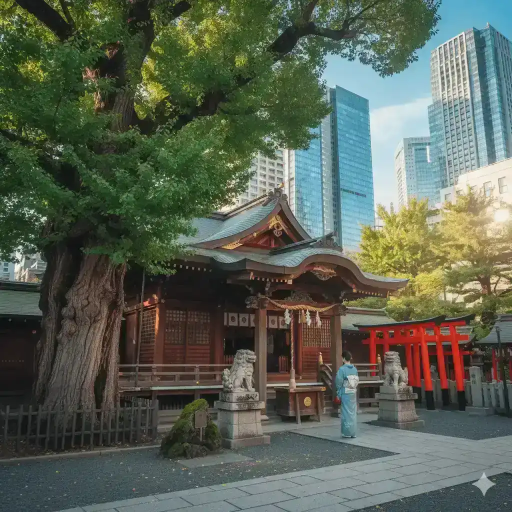
#> input picture app/content/images/akasaka_hikawa_shrine.webp, 1024 x 1024 px, found by its file name (shown at 1/2 size); its folder holds 4 pictures in this run
$ python optimize_images.py
#> lines starting #> are read from the running program, lines starting #| are printed output that depends on the picture
import os
from PIL import Image

# ==========================================
# ⚙️ 설정 (Configuration)
# ==========================================
SCRIPT_DIR = os.path.dirname(os.path.abspath(__file__))
BASE_DIR = os.path.dirname(SCRIPT_DIR)
IMAGES_DIR = os.path.join(BASE_DIR, 'app', 'static', 'images')

EXCLUDE_FILES =[
    'logo.png',
    'logo.svg',
    'favicons.ico',
    'onsen_marker.png',
    'og_image.png',
    'default.png'
]

# 💡 압축 강도 강화 (가로 800px, 품질 75면 화질 저하 없이 용량만 1/10 수준으로 깎입니다)
MAX_WIDTH = 800
QUALITY = 75

def get_size_kb(filepath):
    """파일 용량을 KB 단위로 반환합니다."""
    return os.path.getsize(filepath) / 1024

def optimize_images():
    print(f"📸 이미지 최적화 시작... 폴더: {IMAGES_DIR}")
    print("-" * 50)

    if not os.path.exists(IMAGES_DIR):
        print("❌ 이미지 폴더를 찾을 수 없습니다.")
        return

    success_count = 0

    for filename in os.listdir(IMAGES_DIR):
        if filename in EXCLUDE_FILES:
            print(f"⏭️ 건너뜀 (보호된 파일): {filename}")
            continue

        ext = os.path.splitext(filename)[1].lower()
        if ext not in['.jpg', '.jpeg', '.png', '.webp']:
            continue

        filepath = os.path.join(IMAGES_DIR, filename)
        original_size = get_size_kb(filepath)

        try:
            # 1. 파일을 메모리에 올린 뒤 원본 파일은 바로 닫아버립니다. (파일 잠금 해결!)
            with Image.open(filepath) as img:
#> img is the input picture: PIL image 1024x1024 RGB; mean R, G, B 89.9, 98.4, 83.7
                rgb_img = img.convert("RGB")

                # 2. 크기 조절
                if rgb_img.width > MAX_WIDTH:
                    ratio = MAX_WIDTH / rgb_img.width
#> ratio = 0.781
                    new_height = int(rgb_img.height * ratio)
#> new_height = 800
                    rgb_img = rgb_img.resize((MAX_WIDTH, new_height), Image.Resampling.LANCZOS)
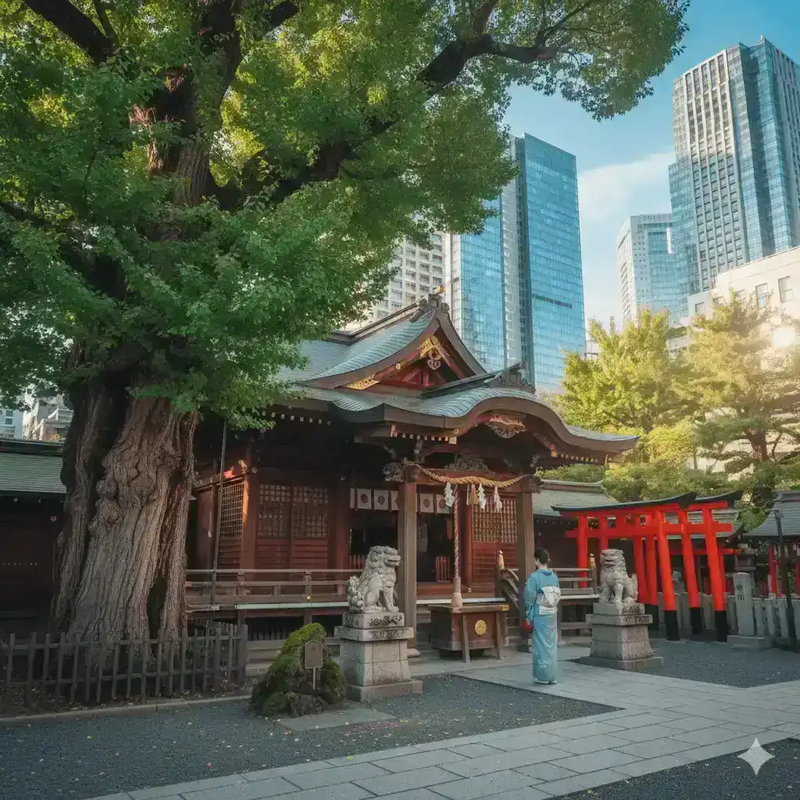
#> rgb_img: PIL image 800x800 RGB; mean R, G, B 89.9, 98.4, 83.7

            # 3. 파일 닫힌 상태에서 덮어쓰기 저장 진행
            new_filename = os.path.splitext(filename)[0] + '.jpg'
            new_filepath = os.path.join(IMAGES_DIR, new_filename)

            rgb_img.save(new_filepath, 'JPEG', quality=QUALITY, optimize=True)

            # 4. 기존 파일이 png, jpeg 등이었다면 원본 삭제
            if filename != new_filename:
                os.remove(filepath)

            new_size = get_size_kb(new_filepath)

            # 5. 용량 감소 결과 출력
            print(f"✅ 완료: {filename} ({original_size:.1f}KB ➡️ {new_size:.1f}KB)")
            success_count += 1

        except Exception as e:
            print(f"❌ 에러 발생 ({filename}): {e}")
#> pass 2 of the loop in optimize_images, `for filename in os.listdir(IMAGES_DIR):`:
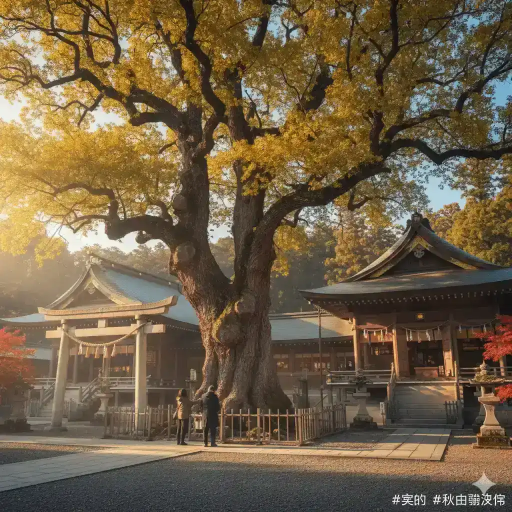
#> input picture app/content/images/akita_suwa_shrine.webp, 1024 x 1024 px, found by its file name (shown at 1/2 size)
#> in optimize_images, img is the input picture: PIL image 1024x1024 RGB; mean R, G, B 114, 96.7, 70.3
#> in optimize_images, `rgb_img = rgb_img.resize((MAX_WIDTH, new_height), Image.Resampling.LAN..`:
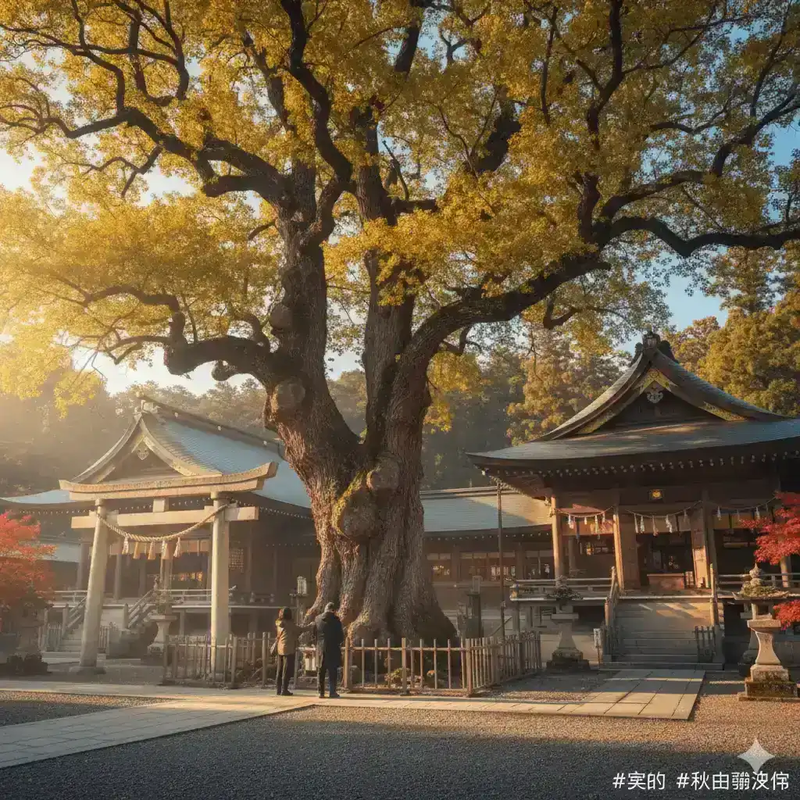
#> rgb_img: PIL image 800x800 RGB; mean R, G, B 114, 96.7, 70.3
#> pass 3 of the loop in optimize_images, `for filename in os.listdir(IMAGES_DIR):`:
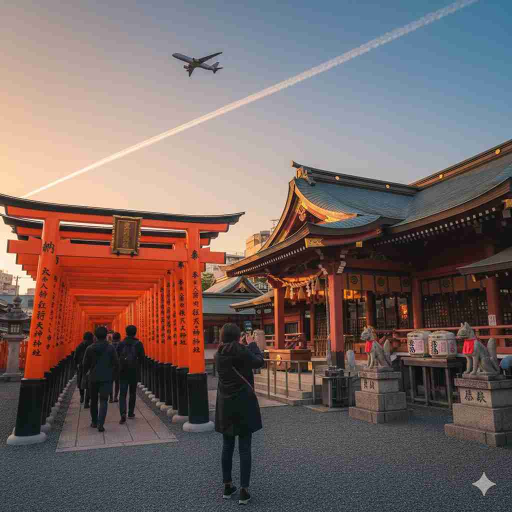
#> input picture app/content/images/anamori_inari.webp, 1024 x 1024 px, found by its file name (shown at 1/2 size)
#> in optimize_images, img is the input picture: PIL image 1024x1024 RGB; mean R, G, B 118.1, 101.8, 99.6
#> in optimize_images, `rgb_img = rgb_img.resize((MAX_WIDTH, new_height), Image.Resampling.LAN..`:
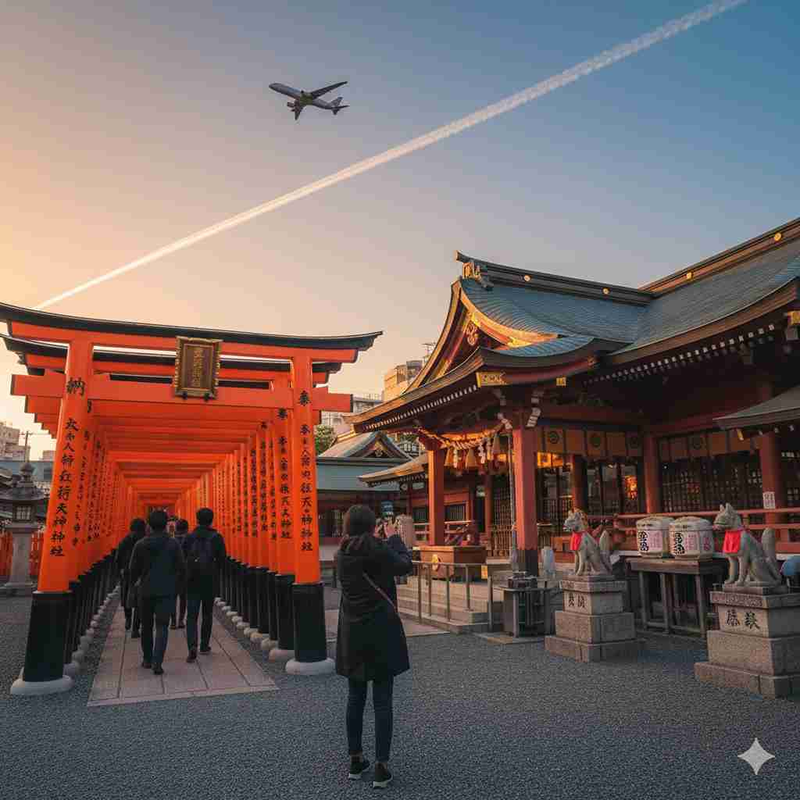
#> rgb_img: PIL image 800x800 RGB; mean R, G, B 118.1, 101.8, 99.6
#> the loop made 4 passes; the first 3 are shown

    print("-" * 50)
    print(f"🎉 총 {success_count}개의 이미지 최적화가 완료되었습니다!")

if __name__ == '__main__':
    optimize_images()
